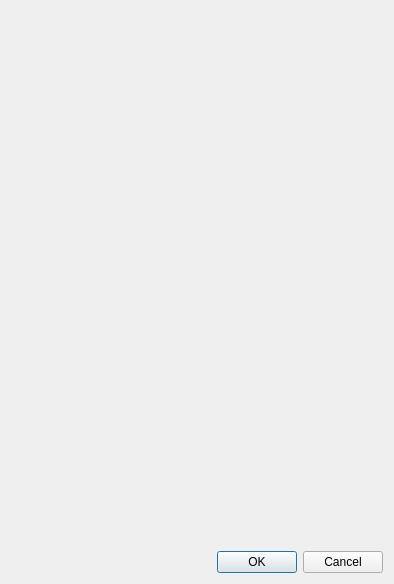
<?xml version="1.0" encoding="UTF-8"?>
<ui version="4.0">
 <class>EditVersionDialog</class>
 <widget class="QDialog" name="EditVersionDialog">
  <property name="geometry">
   <rect>
    <x>0</x>
    <y>0</y>
    <width>394</width>
    <height>584</height>
   </rect>
  </property>
  <property name="windowTitle">
   <string>Edit Bible Version</string>
  </property>
  <layout class="QVBoxLayout" name="verticalLayout">
   <item>
    <widget class="VersionForm" name="versionForm" native="true">
     <property name="minimumSize">
      <size>
       <width>370</width>
       <height>520</height>
      </size>
     </property>
    </widget>
   </item>
   <item>
    <widget class="QDialogButtonBox" name="buttonBox">
     <property name="orientation">
      <enum>Qt::Horizontal</enum>
     </property>
     <property name="standardButtons">
      <set>QDialogButtonBox::Cancel|QDialogButtonBox::Ok</set>
     </property>
    </widget>
   </item>
  </layout>
 </widget>
 <customwidgets>
  <customwidget>
   <class>VersionForm</class>
   <extends>QWidget</extends>
   <header>multiscript.ui.version_form</header>
   <container>1</container>
  </customwidget>
 </customwidgets>
 <resources/>
 <connections>
  <connection>
   <sender>buttonBox</sender>
   <signal>accepted()</signal>
   <receiver>EditVersionDialog</receiver>
   <slot>accept()</slot>
   <hints>
    <hint type="sourcelabel">
     <x>248</x>
     <y>254</y>
    </hint>
    <hint type="destinationlabel">
     <x>157</x>
     <y>274</y>
    </hint>
   </hints>
  </connection>
  <connection>
   <sender>buttonBox</sender>
   <signal>rejected()</signal>
   <receiver>EditVersionDialog</receiver>
   <slot>reject()</slot>
   <hints>
    <hint type="sourcelabel">
     <x>316</x>
     <y>260</y>
    </hint>
    <hint type="destinationlabel">
     <x>286</x>
     <y>274</y>
    </hint>
   </hints>
  </connection>
 </connections>
</ui>
